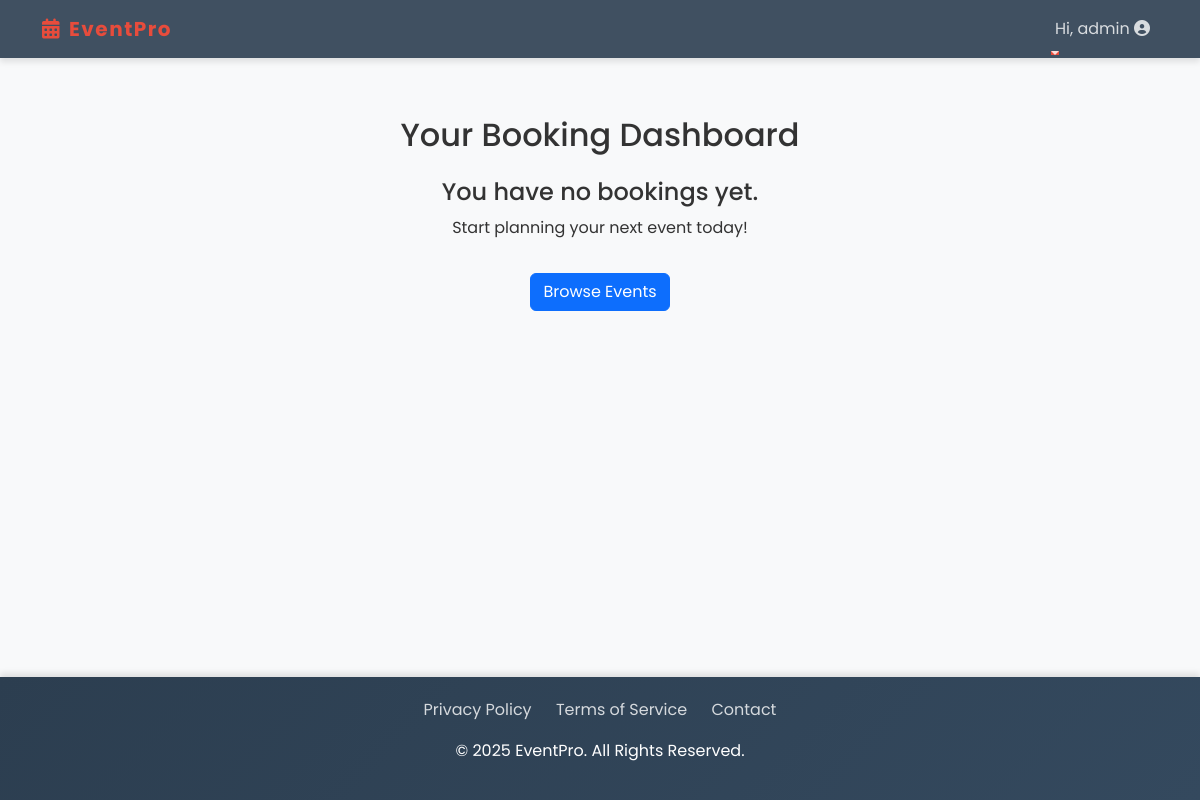
The app's page /user/dashboard/ (signed in), older data.
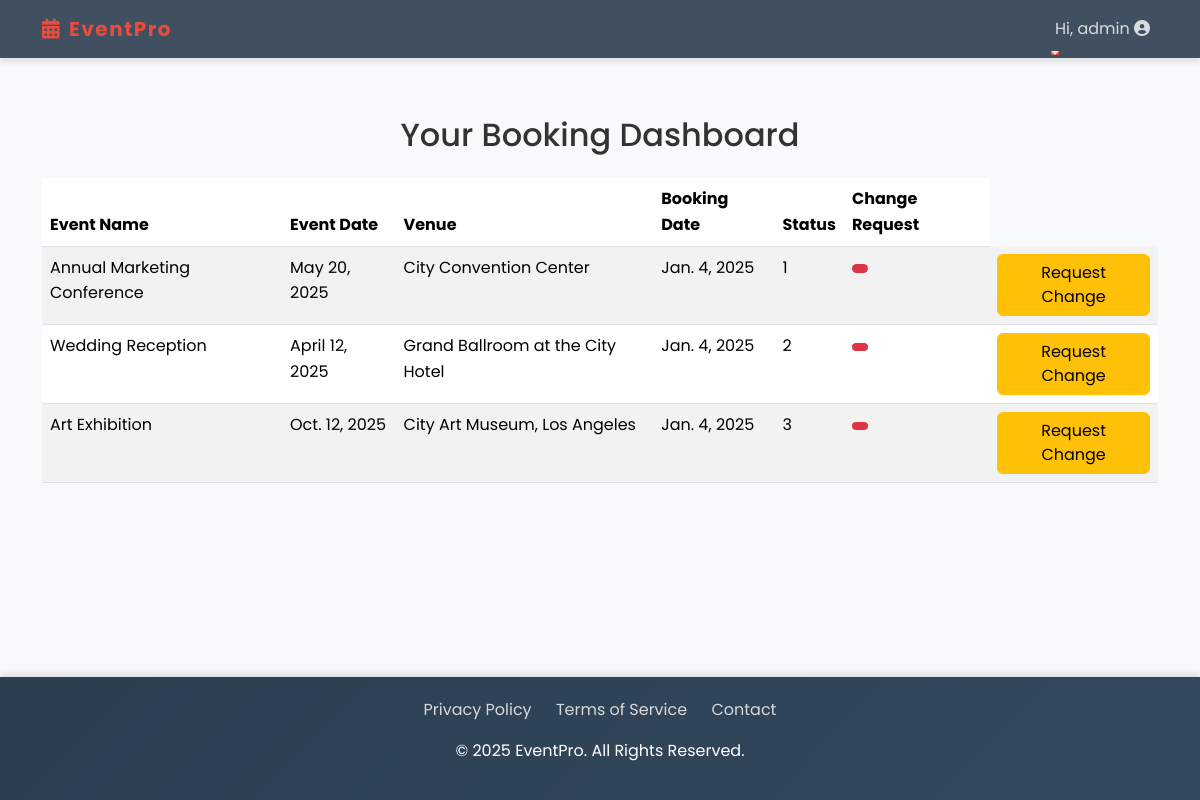
The same page, newer data.
### eventapp/models.py (models this page shows, shortened)
class Booking(models.Model):
    user = models.ForeignKey(settings.AUTH_USER_MODEL, on_delete=models.CASCADE, related_name='bookings')
    event_name =  models.ForeignKey(Event, on_delete=models.CASCADE, related_name='bookings')
    event_date = models.DateField()
    venue = models.CharField(max_length=255)
    booking_date = models.DateField()
    admin_notes = models.TextField(blank=True, null=True)
    customer_request = models.TextField(blank=True, null=True)
    cus_name = models.CharField(max_length=255)
    cus_email = models.EmailField()
    cus_ph = models.CharField(max_length=10)
    description = models.TextField(blank=True, null=True)
    def __str__(self):
        return f"Booking for {self.event_name} by {self.cus_name}"

class Event(models.Model):
    name = models.CharField(max_length=200)
    is_available = models.BooleanField(default=True)
    slug = models.SlugField(unique=True, blank=True)
    desc = models.TextField(default='no description provided')
    event_date = models.DateField()
    location = models.CharField(max_length=200, default='not specified')
    price = models.DecimalField(max_digits=10, decimal_places=2, default=Decimal('0.00'))
    img = models.ImageField(upload_to='events/', blank=True, null=True)
    event_type = models.CharField(max_length=50, default='not specified')
    event_duration = models.CharField(max_length=50, default='not specified')
    itinerary = models.JSONField(default=list)
    def __str__(self):
        return self.name

### userapp/views.py (the view)
# urls.py: path('dashboard/', views.booking_dashboard, name='booking_dashboard'),
@login_required
def booking_dashboard(request):
    user = request.user
    print(f"Logged-in user: {user}")
    user_bookings = Booking.objects.filter(user=user)
    print(f"User bookings: {user_bookings}")  # Debugging output to check if bookings are fetched
    return render(request, 'booking_dashboard.html', {'user_bookings': user_bookings})

### userapp/models.py (called while the page is built)
    def __str__(self):
        return f"{self.username} ({self.email})"

### templates/booking_dashboard.html (shortened to what this page needs)
{% extends 'base.html' %}
{% block content %}
<section class="booking-dashboard py-5">
    <div class="container">
        <h2 class="text-center mb-4">Your Booking Dashboard</h2>
        {% if user_bookings %}
            <table class="table table-striped">
                <thead>
                    <tr>
                        <th>Event Name</th>
                        <th>Event Date</th>
                        <th>Venue</th>
                        <th>Booking Date</th>
                        <th>Status</th>
                        <th>Change Request</th>
                    </tr>
                </thead>
                <tbody>
                    {% for booking in user_bookings %}
                        <tr>
                            <td>{{ booking.event_name }}</td>
                            <td>{{ booking.event_date }}</td>
                            <td>{{ booking.venue }}</td>
                            <td>{{ booking.booking_date }}</td>
                            <td>{{ booking.id }}</td>
                            <td>
                                <span class="badge {% if booking.payment_status == 'Paid' %}bg-success{% elif booking.payment_status == 'Pending' %}bg-warning{% else %}bg-danger{% endif %}">
                                </span>
                            </td>
                            <td>
                                <a href="{% url 'userapp:submit_change_request' booking.id %}" class="btn btn-warning">Request Change</a>
                            </td>
                        </tr>
                    {% endfor %}
                </tbody>
            </table>
        {% else %}
            <div class="text-center">
                <h4 class="mt-4">You have no bookings yet.</h4>
                <p>Start planning your next event today!</p>
                <a href="{% url 'events' %}" class="btn btn-primary mt-3">Browse Events</a>
            </div>
        {% endif %}
    </div>
</section>
{% endblock %}

Row changes from the older to the newer data that the page shows:
added Booking: event_name "Annual Marketing Conference", event_date "May 20, 2025", venue "City Convention Center", booking_date "Jan. 4, 2025", id "1"
added Booking: event_name "Wedding Reception", event_date "April 12, 2025", venue "Grand Ballroom at the City Hotel", booking_date "Jan. 4, 2025", id "2"
added Booking: event_name "Art Exhibition", event_date "Oct. 12, 2025", venue "City Art Museum, Los Angeles", booking_date "Jan. 4, 2025", id "3"
Text that changed along with them:
text no longer shown: "You have no bookings yet. Start planning your next event today! Browse Events"
text now shown: "Event Name Event Date Venue Booking Date Status Change Request"
